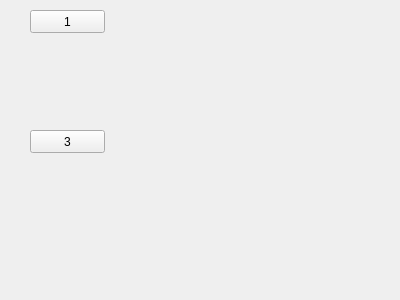
<?xml version="1.0" encoding="UTF-8"?>
<ui version="4.0">
 <class>AboutUI</class>
 <widget class="QWidget" name="AboutUI">
  <property name="geometry">
   <rect>
    <x>0</x>
    <y>0</y>
    <width>400</width>
    <height>300</height>
   </rect>
  </property>
  <property name="windowTitle">
   <string>Form</string>
  </property>
  <widget class="QWidget" name="w_1" native="true">
   <property name="geometry">
    <rect>
     <x>10</x>
     <y>40</y>
     <width>120</width>
     <height>80</height>
    </rect>
   </property>
   <property name="styleSheet">
    <string notr="true"/>
   </property>
  </widget>
  <widget class="QPushButton" name="btn_1">
   <property name="geometry">
    <rect>
     <x>30</x>
     <y>10</y>
     <width>75</width>
     <height>23</height>
    </rect>
   </property>
   <property name="text">
    <string>1</string>
   </property>
  </widget>
  <widget class="QPushButton" name="btn_2">
   <property name="geometry">
    <rect>
     <x>30</x>
     <y>130</y>
     <width>75</width>
     <height>23</height>
    </rect>
   </property>
   <property name="text">
    <string>3</string>
   </property>
  </widget>
 </widget>
 <resources/>
 <connections/>
</ui>
